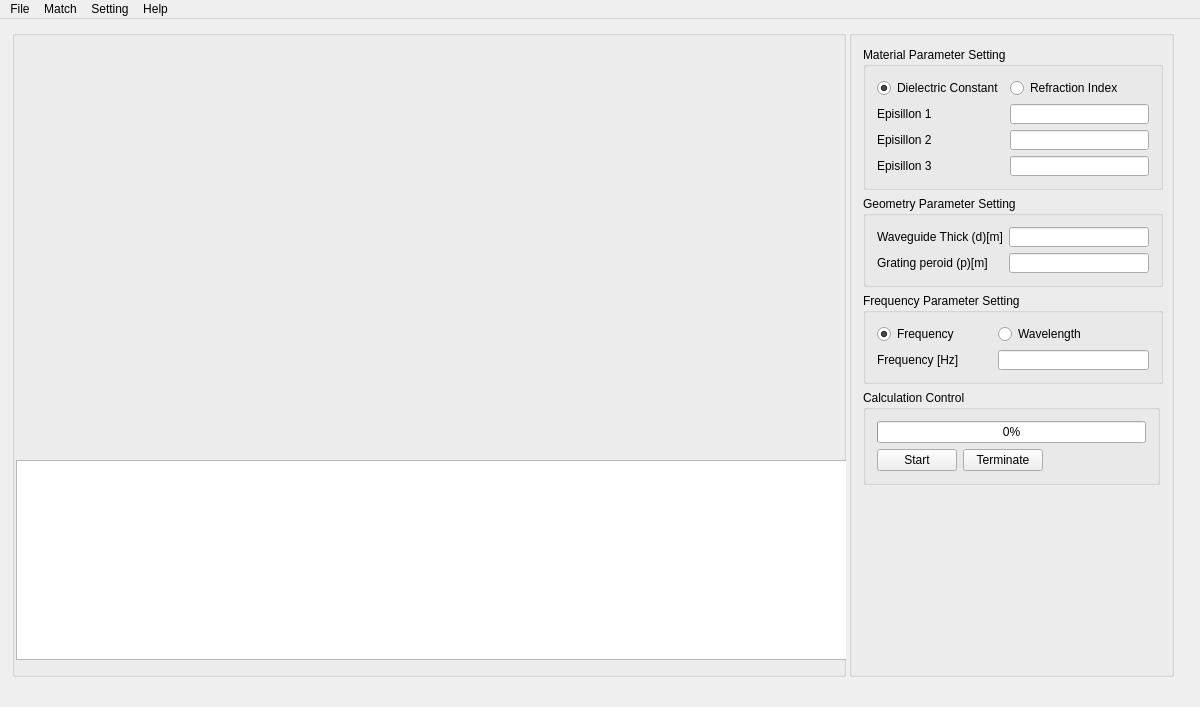
<?xml version="1.0" encoding="UTF-8"?>
<ui version="4.0">
 <class>SGuidedMode</class>
 <widget class="QMainWindow" name="SGuidedMode">
  <property name="geometry">
   <rect>
    <x>0</x>
    <y>0</y>
    <width>1200</width>
    <height>707</height>
   </rect>
  </property>
  <property name="minimumSize">
   <size>
    <width>1200</width>
    <height>707</height>
   </size>
  </property>
  <property name="maximumSize">
   <size>
    <width>1200</width>
    <height>707</height>
   </size>
  </property>
  <property name="baseSize">
   <size>
    <width>0</width>
    <height>0</height>
   </size>
  </property>
  <property name="windowTitle">
   <string>GuidedModeCalculator</string>
  </property>
  <widget class="QWidget" name="centralWidget">
   <property name="sizePolicy">
    <sizepolicy hsizetype="Maximum" vsizetype="Maximum">
     <horstretch>0</horstretch>
     <verstretch>0</verstretch>
    </sizepolicy>
   </property>
   <property name="minimumSize">
    <size>
     <width>1200</width>
     <height>675</height>
    </size>
   </property>
   <property name="maximumSize">
    <size>
     <width>1200</width>
     <height>675</height>
    </size>
   </property>
   <widget class="QWidget" name="layoutWidget">
    <property name="geometry">
     <rect>
      <x>1</x>
      <y>0</y>
      <width>1184</width>
      <height>669</height>
     </rect>
    </property>
    <layout class="QHBoxLayout" name="horizontalLayout" stretch="0,1">
     <property name="spacing">
      <number>3</number>
     </property>
     <property name="sizeConstraint">
      <enum>QLayout::SetDefaultConstraint</enum>
     </property>
     <item>
      <widget class="QGroupBox" name="UI_GROUP_INFO">
       <property name="maximumSize">
        <size>
         <width>16777215</width>
         <height>675</height>
        </size>
       </property>
       <layout class="QVBoxLayout" name="verticalLayout" stretch="0,0">
        <property name="spacing">
         <number>1</number>
        </property>
        <property name="sizeConstraint">
         <enum>QLayout::SetNoConstraint</enum>
        </property>
        <property name="leftMargin">
         <number>1</number>
        </property>
        <property name="topMargin">
         <number>1</number>
        </property>
        <property name="rightMargin">
         <number>1</number>
        </property>
        <property name="bottomMargin">
         <number>1</number>
        </property>
        <item>
         <widget class="QWidget" name="UI_PLOT_WIDGET" native="true">
          <property name="sizePolicy">
           <sizepolicy hsizetype="Preferred" vsizetype="Preferred">
            <horstretch>0</horstretch>
            <verstretch>0</verstretch>
           </sizepolicy>
          </property>
          <property name="minimumSize">
           <size>
            <width>850</width>
            <height>400</height>
           </size>
          </property>
          <property name="maximumSize">
           <size>
            <width>850</width>
            <height>400</height>
           </size>
          </property>
          <property name="baseSize">
           <size>
            <width>850</width>
            <height>380</height>
           </size>
          </property>
         </widget>
        </item>
        <item>
         <widget class="QTextBrowser" name="UI_TB_LOGGER">
          <property name="sizePolicy">
           <sizepolicy hsizetype="Preferred" vsizetype="Preferred">
            <horstretch>0</horstretch>
            <verstretch>0</verstretch>
           </sizepolicy>
          </property>
          <property name="minimumSize">
           <size>
            <width>850</width>
            <height>200</height>
           </size>
          </property>
          <property name="maximumSize">
           <size>
            <width>850</width>
            <height>200</height>
           </size>
          </property>
          <property name="verticalScrollBarPolicy">
           <enum>Qt::ScrollBarAlwaysOn</enum>
          </property>
         </widget>
        </item>
       </layout>
      </widget>
     </item>
     <item>
      <widget class="QGroupBox" name="UI_GROUP_WRAPP">
       <property name="enabled">
        <bool>true</bool>
       </property>
       <property name="sizePolicy">
        <sizepolicy hsizetype="Preferred" vsizetype="Preferred">
         <horstretch>0</horstretch>
         <verstretch>0</verstretch>
        </sizepolicy>
       </property>
       <property name="minimumSize">
        <size>
         <width>325</width>
         <height>0</height>
        </size>
       </property>
       <property name="maximumSize">
        <size>
         <width>325</width>
         <height>1000</height>
        </size>
       </property>
       <property name="sizeIncrement">
        <size>
         <width>0</width>
         <height>0</height>
        </size>
       </property>
       <property name="alignment">
        <set>Qt::AlignJustify|Qt::AlignVCenter</set>
       </property>
       <layout class="QFormLayout" name="UI_FML_WRAPPER">
        <property name="rowWrapPolicy">
         <enum>QFormLayout::DontWrapRows</enum>
        </property>
        <item row="0" column="0">
         <widget class="QGroupBox" name="UI_GROUP_DIELECTRIC">
          <property name="minimumSize">
           <size>
            <width>300</width>
            <height>0</height>
           </size>
          </property>
          <property name="title">
           <string>Material Parameter Setting</string>
          </property>
          <layout class="QFormLayout" name="UI_FML_DIELECTRIC">
           <item row="0" column="0">
            <widget class="QRadioButton" name="UI_RB_DIELECTRIC">
             <property name="text">
              <string>Dielectric Constant</string>
             </property>
             <property name="checked">
              <bool>true</bool>
             </property>
            </widget>
           </item>
           <item row="0" column="1">
            <widget class="QRadioButton" name="UI_RB_REFRACTION">
             <property name="sizePolicy">
              <sizepolicy hsizetype="Minimum" vsizetype="Fixed">
               <horstretch>1</horstretch>
               <verstretch>0</verstretch>
              </sizepolicy>
             </property>
             <property name="text">
              <string>Refraction Index</string>
             </property>
            </widget>
           </item>
           <item row="1" column="0">
            <widget class="QLabel" name="label">
             <property name="sizePolicy">
              <sizepolicy hsizetype="Fixed" vsizetype="Preferred">
               <horstretch>0</horstretch>
               <verstretch>0</verstretch>
              </sizepolicy>
             </property>
             <property name="maximumSize">
              <size>
               <width>16777215</width>
               <height>16777215</height>
              </size>
             </property>
             <property name="text">
              <string>Episillon 1</string>
             </property>
            </widget>
           </item>
           <item row="1" column="1">
            <widget class="QLineEdit" name="UI_LE_EP1">
             <property name="sizePolicy">
              <sizepolicy hsizetype="Preferred" vsizetype="Preferred">
               <horstretch>0</horstretch>
               <verstretch>0</verstretch>
              </sizepolicy>
             </property>
             <property name="minimumSize">
              <size>
               <width>0</width>
               <height>20</height>
              </size>
             </property>
             <property name="baseSize">
              <size>
               <width>250</width>
               <height>32</height>
              </size>
             </property>
             <property name="text">
              <string/>
             </property>
            </widget>
           </item>
           <item row="2" column="0">
            <widget class="QLabel" name="label_2">
             <property name="text">
              <string>Episillon 2</string>
             </property>
            </widget>
           </item>
           <item row="2" column="1">
            <widget class="QLineEdit" name="UI_LE_EP2">
             <property name="minimumSize">
              <size>
               <width>0</width>
               <height>20</height>
              </size>
             </property>
            </widget>
           </item>
           <item row="3" column="0">
            <widget class="QLabel" name="label_3">
             <property name="text">
              <string>Episillon 3</string>
             </property>
            </widget>
           </item>
           <item row="3" column="1">
            <widget class="QLineEdit" name="UI_LE_EP3">
             <property name="minimumSize">
              <size>
               <width>0</width>
               <height>20</height>
              </size>
             </property>
            </widget>
           </item>
          </layout>
         </widget>
        </item>
        <item row="1" column="0">
         <widget class="QGroupBox" name="UI_GROUP_GEOMETRY">
          <property name="minimumSize">
           <size>
            <width>300</width>
            <height>0</height>
           </size>
          </property>
          <property name="title">
           <string>Geometry Parameter Setting</string>
          </property>
          <layout class="QFormLayout" name="UI_FML_GEOMETERY">
           <item row="0" column="0">
            <widget class="QLabel" name="label_4">
             <property name="text">
              <string>Waveguide Thick (d)[m]</string>
             </property>
            </widget>
           </item>
           <item row="0" column="1">
            <widget class="QLineEdit" name="UI_LE_WAVEGUID_D">
             <property name="minimumSize">
              <size>
               <width>0</width>
               <height>20</height>
              </size>
             </property>
            </widget>
           </item>
           <item row="1" column="0">
            <widget class="QLabel" name="label_5">
             <property name="text">
              <string>Grating peroid (p)[m]</string>
             </property>
            </widget>
           </item>
           <item row="1" column="1">
            <widget class="QLineEdit" name="UI_LE_GRATING_P">
             <property name="minimumSize">
              <size>
               <width>0</width>
               <height>20</height>
              </size>
             </property>
            </widget>
           </item>
          </layout>
         </widget>
        </item>
        <item row="2" column="0">
         <widget class="QGroupBox" name="UI_GROUP_FREQ">
          <property name="sizePolicy">
           <sizepolicy hsizetype="Preferred" vsizetype="Preferred">
            <horstretch>0</horstretch>
            <verstretch>0</verstretch>
           </sizepolicy>
          </property>
          <property name="minimumSize">
           <size>
            <width>300</width>
            <height>0</height>
           </size>
          </property>
          <property name="title">
           <string>Frequency Parameter Setting</string>
          </property>
          <layout class="QFormLayout" name="UI_FML_FREQ">
           <item row="0" column="0">
            <widget class="QRadioButton" name="UI_RB_FREQ">
             <property name="text">
              <string>Frequency          </string>
             </property>
             <property name="checked">
              <bool>true</bool>
             </property>
            </widget>
           </item>
           <item row="0" column="1">
            <widget class="QRadioButton" name="UI_RB_LAMB">
             <property name="text">
              <string>Wavelength</string>
             </property>
            </widget>
           </item>
           <item row="1" column="0">
            <widget class="QLabel" name="label_6">
             <property name="text">
              <string>Frequency [Hz]</string>
             </property>
            </widget>
           </item>
           <item row="1" column="1">
            <widget class="QLineEdit" name="UI_LE_FREQ">
             <property name="minimumSize">
              <size>
               <width>0</width>
               <height>20</height>
              </size>
             </property>
            </widget>
           </item>
          </layout>
         </widget>
        </item>
        <item row="4" column="0" colspan="2">
         <widget class="QGroupBox" name="UI_GROUP_CONTROL">
          <property name="title">
           <string>Calculation Control</string>
          </property>
          <layout class="QFormLayout" name="_2">
           <item row="1" column="0">
            <layout class="QHBoxLayout" name="UI_HL_BUTTON">
             <item>
              <widget class="QPushButton" name="UI_PB_START">
               <property name="text">
                <string>Start</string>
               </property>
              </widget>
             </item>
             <item>
              <widget class="QPushButton" name="UI_PB_TERMINATE">
               <property name="text">
                <string>Terminate</string>
               </property>
              </widget>
             </item>
            </layout>
           </item>
           <item row="0" column="0" colspan="2">
            <widget class="QProgressBar" name="UI_PROGBAR_CALCULATION">
             <property name="value">
              <number>0</number>
             </property>
             <property name="textVisible">
              <bool>true</bool>
             </property>
            </widget>
           </item>
          </layout>
         </widget>
        </item>
        <item row="5" column="0">
         <widget class="QLabel" name="label_7">
          <property name="minimumSize">
           <size>
            <width>256</width>
            <height>256</height>
           </size>
          </property>
          <property name="text">
           <string/>
          </property>
          <property name="pixmap">
           <pixmap resource="defaultresource.qrc">:/mainwindow/image/Geometry.png</pixmap>
          </property>
         </widget>
        </item>
       </layout>
      </widget>
     </item>
    </layout>
   </widget>
  </widget>
  <widget class="QMenuBar" name="menuBar">
   <property name="geometry">
    <rect>
     <x>0</x>
     <y>0</y>
     <width>1200</width>
     <height>23</height>
    </rect>
   </property>
   <widget class="QMenu" name="menuFile">
    <property name="title">
     <string>File</string>
    </property>
    <widget class="QMenu" name="menuExport">
     <property name="enabled">
      <bool>false</bool>
     </property>
     <property name="title">
      <string>Export</string>
     </property>
     <addaction name="actionCSV"/>
     <addaction name="actionTXT"/>
     <addaction name="actionPNG"/>
    </widget>
    <addaction name="actionOpen"/>
    <addaction name="actionSave"/>
    <addaction name="actionSave_as"/>
    <addaction name="menuExport"/>
   </widget>
   <widget class="QMenu" name="menuMatch">
    <property name="title">
     <string>Match</string>
    </property>
   </widget>
   <widget class="QMenu" name="menuSetting">
    <property name="title">
     <string>Setting</string>
    </property>
   </widget>
   <widget class="QMenu" name="menuHelp">
    <property name="title">
     <string>Help</string>
    </property>
    <addaction name="actionAbout"/>
    <addaction name="actionVersion"/>
   </widget>
   <addaction name="menuFile"/>
   <addaction name="menuMatch"/>
   <addaction name="menuSetting"/>
   <addaction name="menuHelp"/>
  </widget>
  <action name="actionOpen">
   <property name="text">
    <string>Open</string>
   </property>
  </action>
  <action name="actionSave">
   <property name="text">
    <string>Save</string>
   </property>
  </action>
  <action name="actionCSV">
   <property name="text">
    <string>CSV</string>
   </property>
  </action>
  <action name="actionTXT">
   <property name="text">
    <string>TXT</string>
   </property>
  </action>
  <action name="actionSave_as">
   <property name="text">
    <string>Save as</string>
   </property>
  </action>
  <action name="actionVersion">
   <property name="enabled">
    <bool>false</bool>
   </property>
   <property name="text">
    <string>Version 0.5 Beta</string>
   </property>
  </action>
  <action name="actionAbout">
   <property name="text">
    <string>About</string>
   </property>
  </action>
  <action name="actionPNG">
   <property name="text">
    <string>PNG</string>
   </property>
  </action>
 </widget>
 <layoutdefault spacing="6" margin="11"/>
 <resources>
  <include location="defaultresource.qrc"/>
 </resources>
 <connections/>
</ui>
